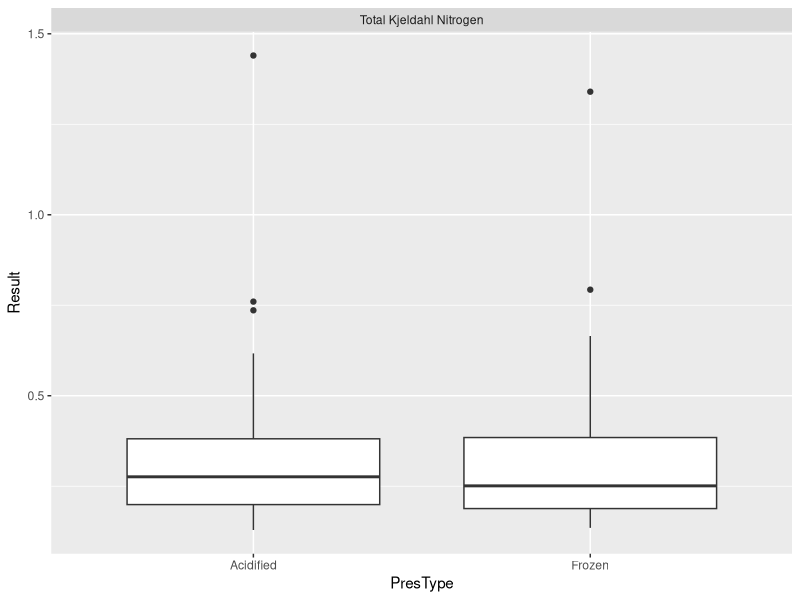
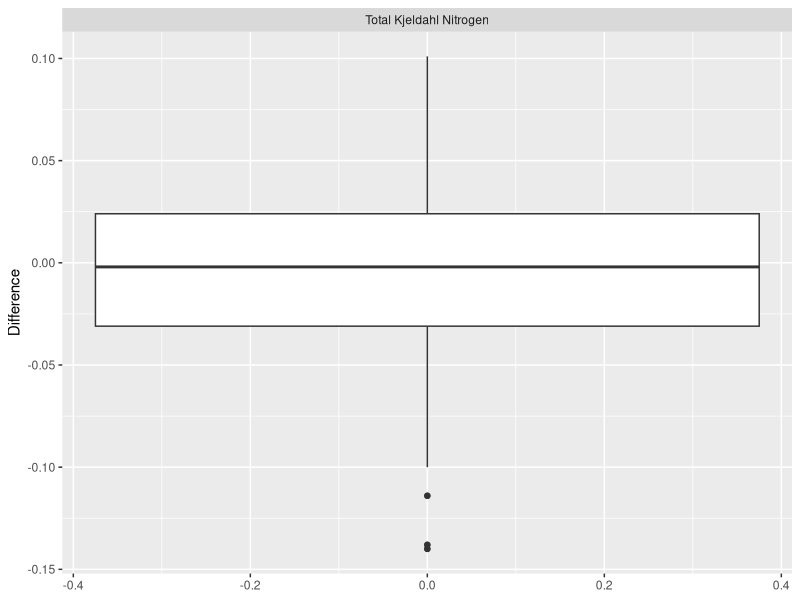
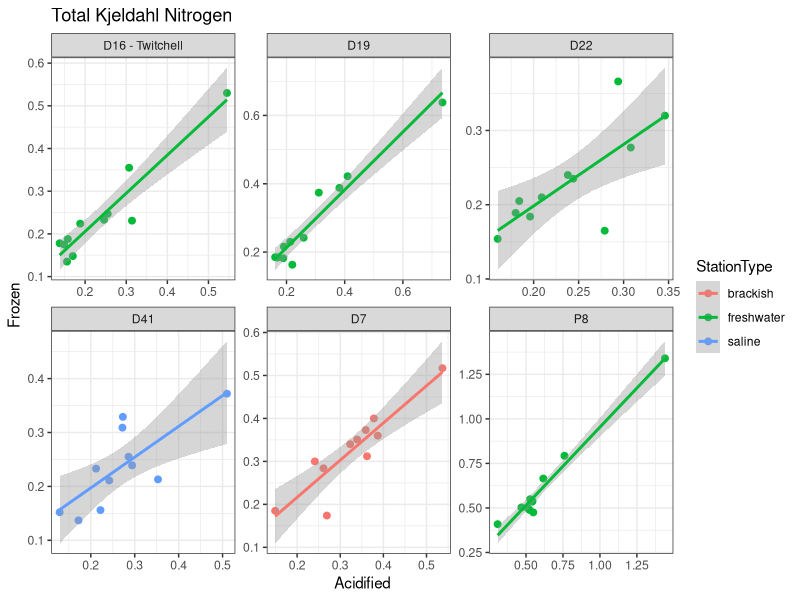
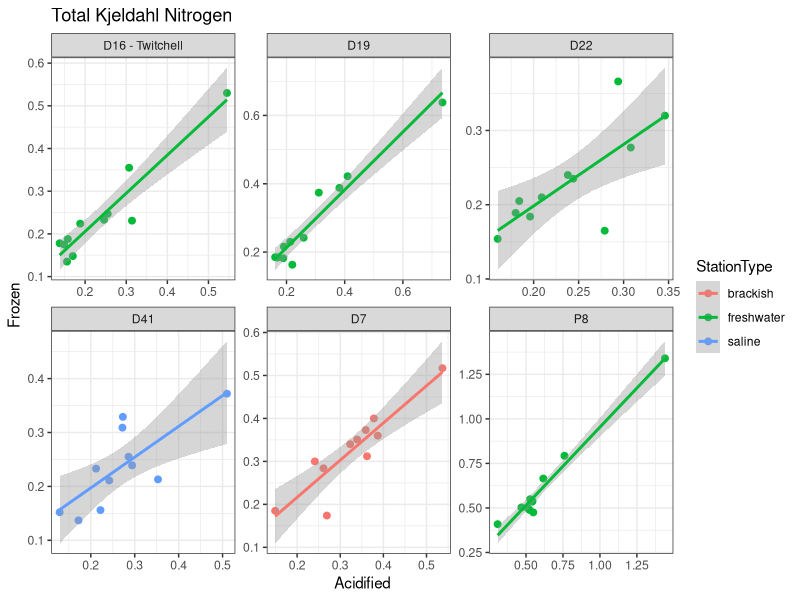

These charts were generated, in order, by the following R code: (Note: this script raises an error after producing the figures.)
## ---- chunk 1
# read in packages
library(tidyverse)
library(stats)
## ---- chunk 2
# read in data
df_wq <- read_csv('01_WaterQuality/nutrient-comparison-study/data/nutrient_data.csv')

vec_analytes <- unique(df_wq$Analyte)

# mutate df, drop NAs (< RL values)
df_wq_pivot <- df_wq %>%
   mutate(Difference = Frozen-Acidified,
          StationType = case_when(
             StationName %in% c('D22','P8','D19','D16 - Twitchell') ~ 'freshwater',
             StationName == 'D7' ~ 'brackish',
             StationName == 'D41' ~ 'saline'
          )) %>%
   drop_na()

df_wq_pivot <- rowid_to_column(df_wq_pivot, 'sample')

df_wq <- df_wq_pivot %>%
   pivot_longer(cols = c(Frozen, Acidified),
               names_to = 'PresType',
               values_to = 'Result')
## ---- chunk 3
by(data = df_wq, 
   INDICES = c(df_wq[,'Analyte'],df_wq[,'PresType']), 
   FUN = summary)
## ---- chunk 4
ggplot(df_wq, aes(PresType, Result)) +
  geom_boxplot()+
   facet_wrap(~Analyte)
## ---- chunk 5
ggplot(df_wq, aes(,Difference)) +
  geom_boxplot()+
   facet_wrap(~Analyte)
## ---- chunk 6
for (analyte in vec_analytes){
   df_test <- df_wq %>% subset(Analyte == analyte)
   
   df_test_pivot <- df_test %>%
      pivot_wider(names_from = 'PresType',
                  values_from = 'Result')
   
   plt <- ggplot(df_test_pivot, aes(Acidified, Frozen, color = StationType)) +
      geom_point(size=2) +
      geom_smooth(method='lm') +
      theme_bw() +
      facet_wrap(~StationName, scales = 'free') +
      ggtitle(analyte)
   
   print(plt)

   ggsave(paste0('01_WaterQuality/nutrient-comparison-study/plots/lm_',analyte,'.jpg'),
          plot = plt,
          height = 3,
          width = 4.5)
   }
## ---- chunk 7
for (analyte in vec_analytes){
   df_test <- df_wq %>% subset(Analyte == analyte)
   test <- bartlett.test(df_test$Result ~ df_test$PresType)
   print(test)
}
## ---- chunk 8
var.test(df_wq_pivot$Frozen, df_wq_pivot$Acidified, alternative = 'two.sided')
## ---- chunk 9
for (analyte in vec_analytes){
   df_test <- df_wq %>% subset(Analyte == analyte) 
   
   ttest <- t.test(formula = df_test$Result ~ df_test$PresType,
                   alternative = 'two.sided',
                   mu = 0, 
                   paired = TRUE,   
                   var.equal = FALSE,
                   conf.level = 0.95)
   
   print(paste0('~~~',analyte,'~~~'))
   print(ttest)
   print('~~~~~~~~')

   # (for fun, also do with linear mixed effect model; *assumes equal variance*, which we won't, so results don't matter)
   df_test <- df_wq %>% subset(df_wq$Analyte == analyte)
   model <- summary(lmerTest::lmer(Result ~ PresType + (1|sample), df_test), ddf = 'Kenward-Roger')
   print(model)
}
